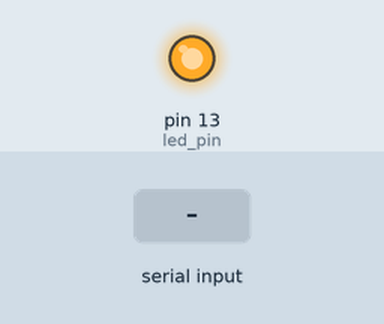
A sketch run on a simulated Arduino Uno, built with avr-gcc and run on an emulated ATmega328P. Parts: output pins drawn as LEDs (lit = HIGH). The test bench sets the inputs (shaded band).

Above: at 1.2 s.
1.3 s: "0" received over Serial
At 1.7 s:
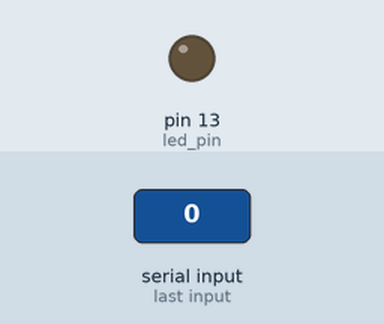
2.8 s: "1" received over Serial
At 4.0 s:
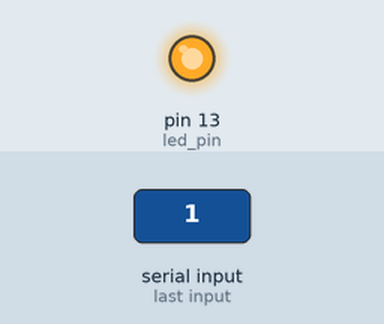
Timing chart, 0 to 5.8 s (numbered marks = the images above; inputs shaded):
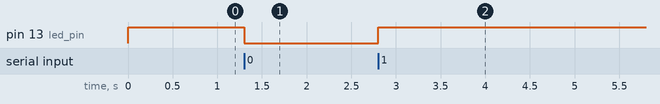

The sketch:

serial_pyqt.ino
```cpp
const int led_pin = 13;

void setup()
{
  pinMode(led_pin, OUTPUT);
  Serial.begin(9600);
  digitalWrite(led_pin, HIGH);
}

void loop()
{
  if (Serial.available())
  {
    char data = Serial.read();
    if (data == '1')
    {
      digitalWrite(led_pin, HIGH);
    }
    else if (data == '0')
    {
      digitalWrite(led_pin, LOW);
    }
  }
}
```

Measured:
- after the input at 1.3 s, pin 13 (led_pin): HIGH → LOW at once
- after the input at 2.8 s, pin 13 (led_pin): LOW → HIGH at once
